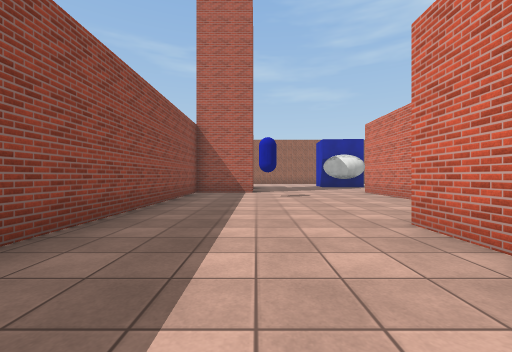
view 1 (above)

24 first-person views from a walk through a 3-D level made in the Unity game engine. The camera is 1.2 m above the floor, looks level and sees 90° across. The floor is counted in squares, 2 m on a side. Each view is taken from the middle of a square. On the plan, view 1 faces up. The plan holds only what a view shows up to about 9 squares ahead; the rest is blank. The place goes on beyond the plan. The player is left out. Surface patterns are stand-ins for the level's own textures.

view 2
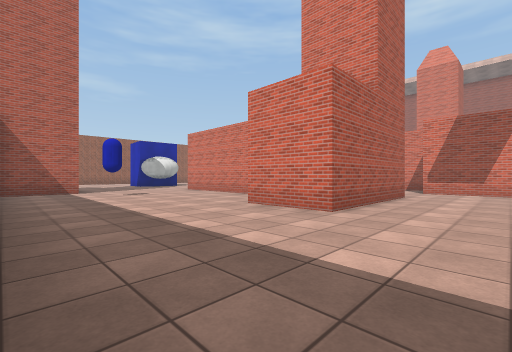

view 3
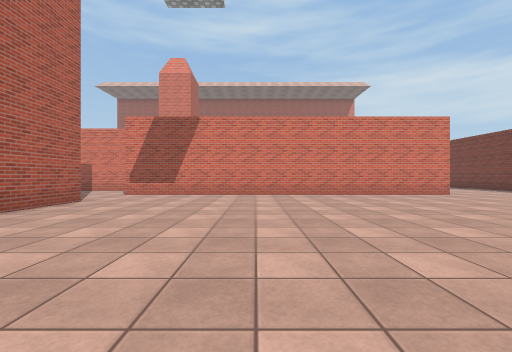

view 4
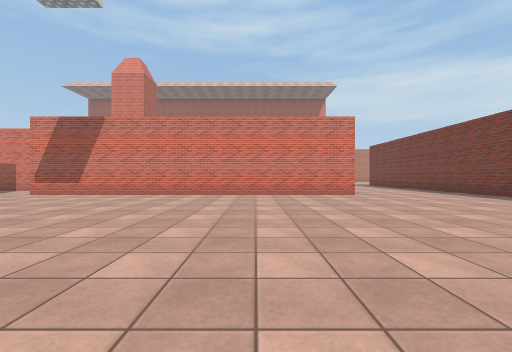

view 5
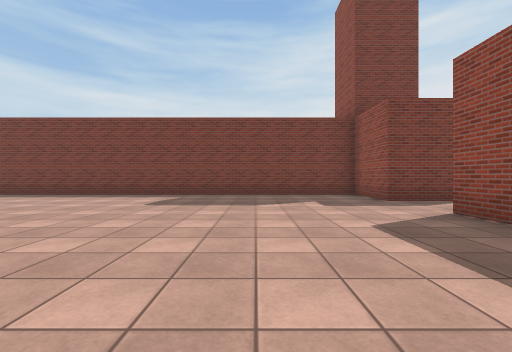

view 6
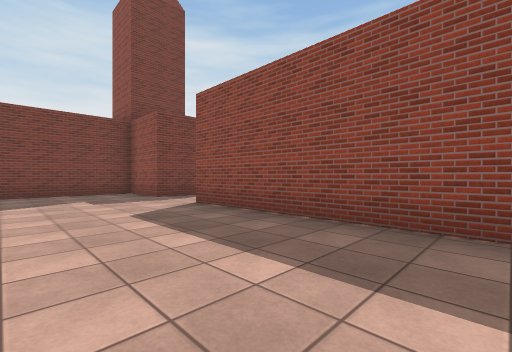

view 7
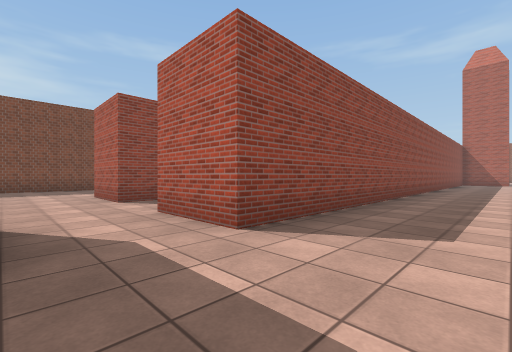

view 8
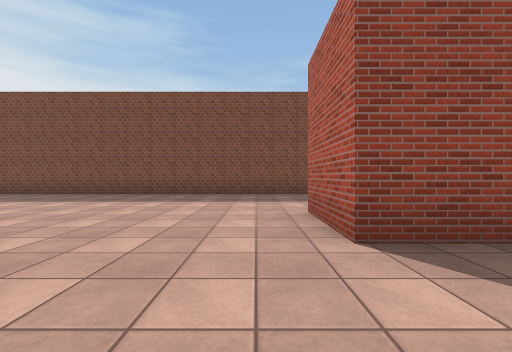

view 9
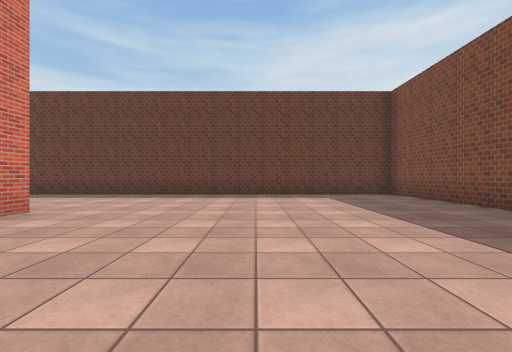

view 10
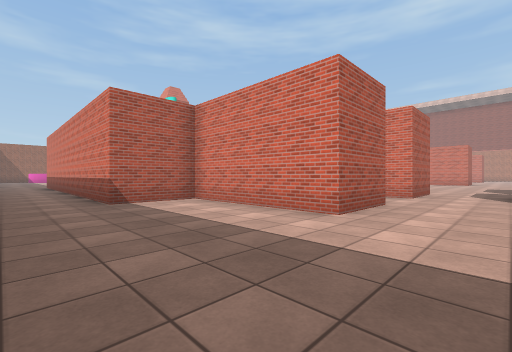

view 11
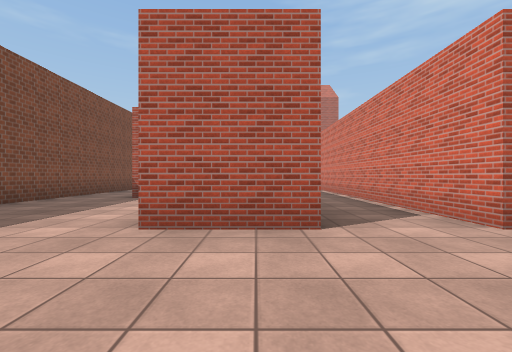

view 12
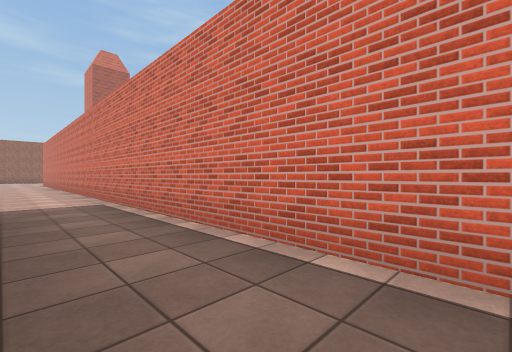

view 13
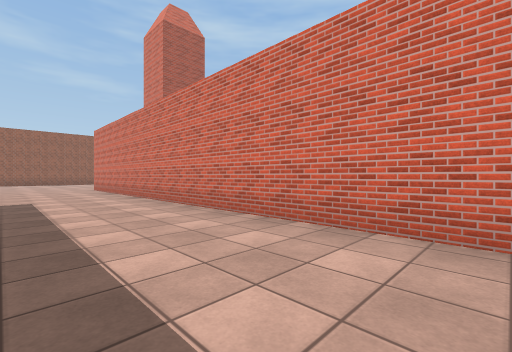

view 14
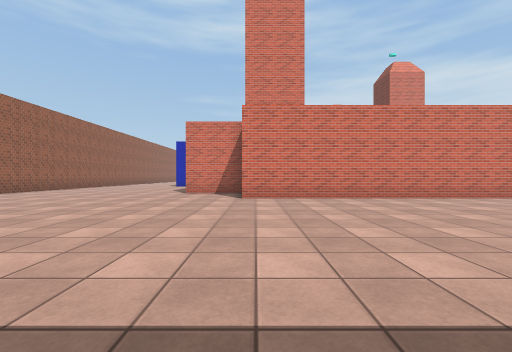

view 15
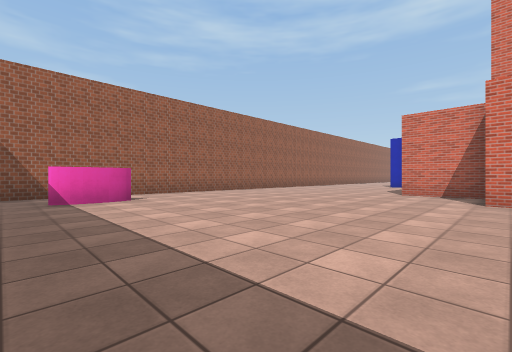

view 16
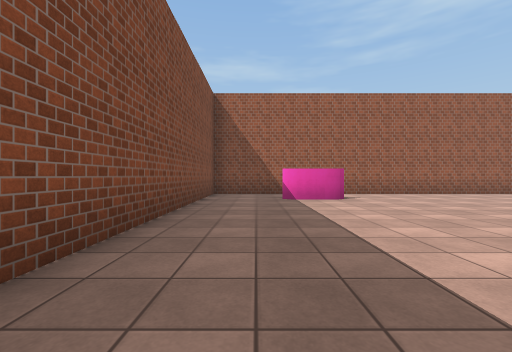

view 17
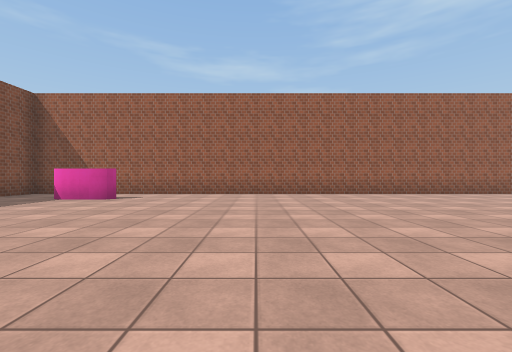

view 18
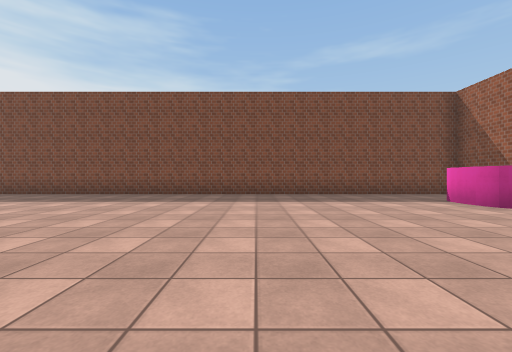

view 19
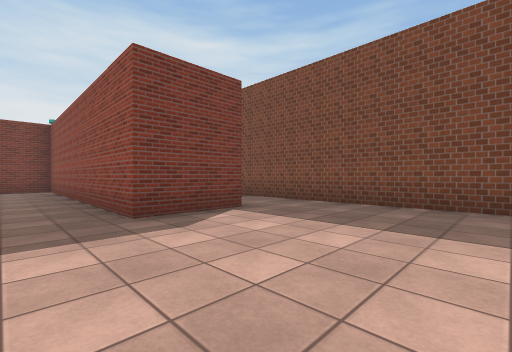

view 20
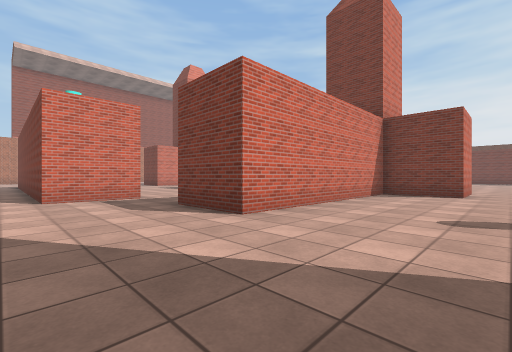

view 21
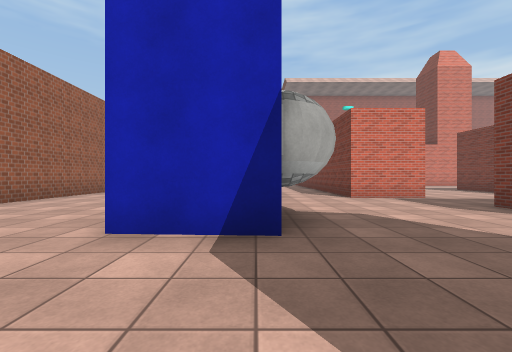

view 22
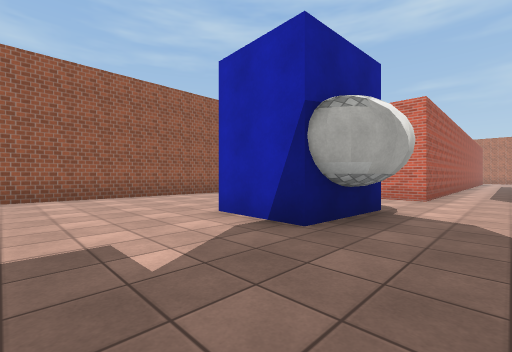

view 23
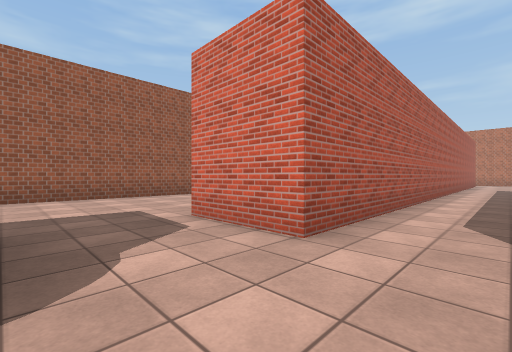

view 24
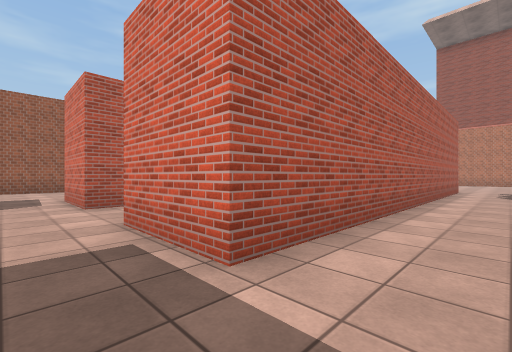

### Floor plan
Points are (right, up) in squares from view 1. A wall is a line through its corners. A room is listed if a view was taken in it or the views show most of it. See-through windows are left out.
Room 1 (views 1, 2, 3, 4, 5, 6, 7, 8, 9, 10, 11, 24)
walls: (8.1, -9.1) (8.1, 1.1); (6.1, 1.1) (1.9, 1.1) (1.9, 3.2) (4, 3.2) (4, 9.3); (-2.2, -0.4) (-2.2, -9.1) (-4.2, -9.1); (-3.8, -11.2) (-2.2, -11.2) (-2.2, -13.2) (9.2, -13.2); (-6.3, -9.1) (-8.3, -9.1) (-8.3, -5) (-10.4, -5); (-4.2, -15.4) (-4.2, -14.8); (-0.1, 9.3) (-2, 9.3); (-2.2, 9) (-2.2, 2.1); (-12.4, -8.2) (-12.4, -19.4) (-0.6, -19.4); (-12.4, -5.4) (-12.4, -6.6); (18.4, 9.3) (8.1, 9.3)
ways out: opening at (-11.5, -6) to room 2; opening at (-5.5, -10.5) to room 2; opening at (-3.5, -10.5) to room 2; opening at (2, 8.3) to room 2; opening at (7, 9) to room 2
objects: blue capsule (0, 7)
Room 2 (views 12, 13, 14, 15, 16, 17, 18, 19, 20, 21, 22, 23)
walls: (-2.2, 11.4) (-2.2, 13.5); (4, 9.3) (6.1, 9.3); (4.8, 13) (4.3, 13.1); (5.8, 13.6) (3.6, 13.7) (3.7, 15.6); (8.1, 9.3) (8.1, 11.4) (12.8, 11.4); (-10.4, 5.2) (-8.3, 5.2) (-8.3, -2.5); (10.6, 19.6) (-10.4, 19.6); (-12.4, 18.6) (-12.4, 2.9); (17.2, 13.4) (8.1, 13.4) (8.1, 15.5); (-7.9, -3) (-7, -3); (-12.4, -3) (-12.4, -5.4); (-10.4, -5) (-10.4, 0); (-6.3, -7.6) (-6.3, -9.1); (-4.2, -9.1) (-4.2, 11.4)
ways out: opening at (-11.5, -6) to room 1; opening at (-5.5, -10.5) to room 1; opening at (-3.5, -10.5) to room 1; opening at (2, 8.3) to room 1; opening at (7, 9) to room 1; opening at (-11.5, 18) to room 3; opening at (-9.5, 19) to room 3
Room 3 (no view inside)
walls: (-10.4, 19.6) (-12.4, 19.6) (-12.4, 18.6)
ways out: opening at (-11.5, 18) to room 2; opening at (-9.5, 19) to room 2

Positions as (right, up) in squares from view 1, and headings:
1: (0, 0), facing up
2: (-2, -1), facing up-right
3: (0, -3), facing right
4: (0, -6), facing right
5: (1, -5), facing down
6: (1, -4), facing down-left
7: (0, -11), facing up-left
8: (-4, -10), facing left
9: (-8, -11), facing down
10: (-12, -11), facing up-right
11: (-7, -12), facing up
12: (-6, -8), facing up-right
13: (-7, -1), facing up-right
14: (-11, 11), facing right
15: (-11, 11), facing up-right
16: (-11, 11), facing up
17: (-5, 11), facing up
18: (-4, 13), facing left
19: (-7, 9), facing down-left
20: (1, 12), facing down-right
21: (1, 14), facing right
22: (1, 12), facing up-right
23: (6, 12), facing up-right
24: (7, 8), facing up-right
